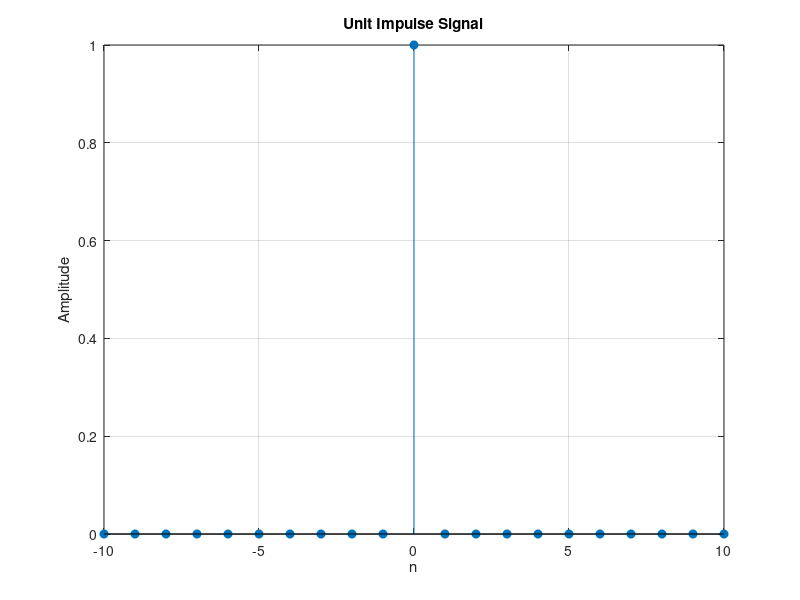
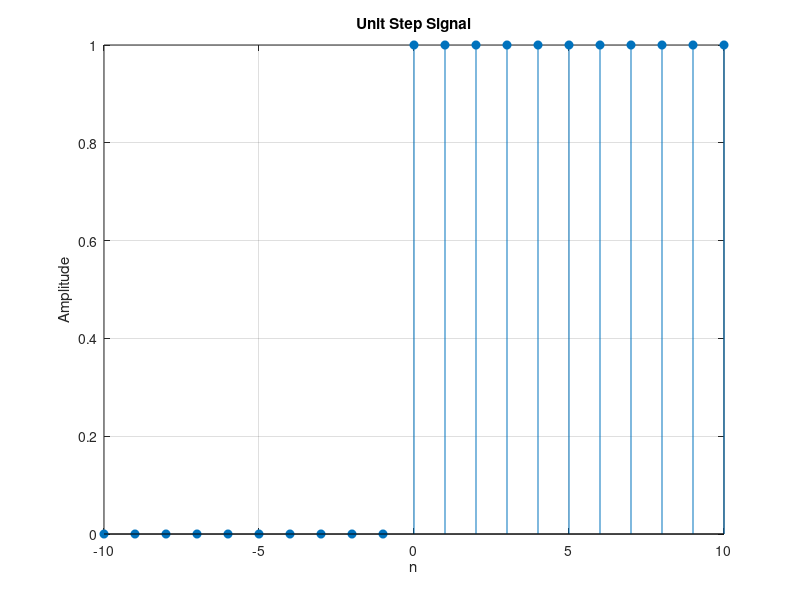
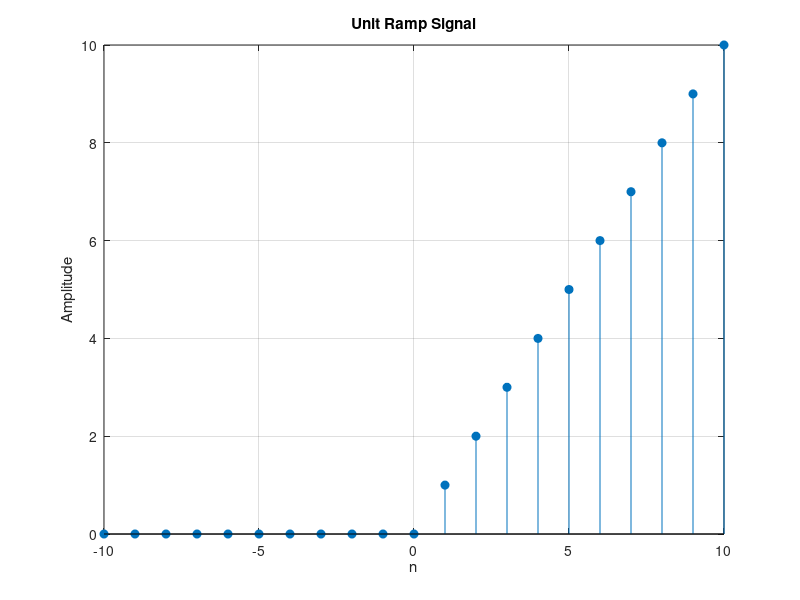
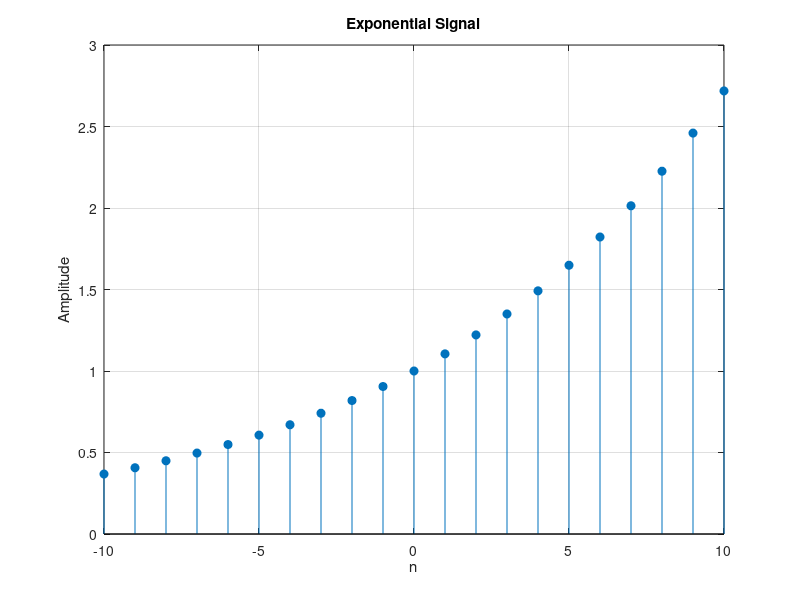

MATLAB code to generate these figures, in order:
% Define the range of n values
n = -10:10;

% Unit Impulse Signal
unit_impulse = (n == 0); % Impulse is 1 at n=0, 0 elsewhere
figure;
stem(n, unit_impulse, 'filled');
title('Unit Impulse Signal');
xlabel('n');
ylabel('Amplitude');
grid on;

% Unit Step Signal
unit_step = (n >= 0); % Step is 1 for n >= 0, 0 elsewhere
figure;
stem(n, unit_step, 'filled');
title('Unit Step Signal');
xlabel('n');
ylabel('Amplitude');
grid on;

% Unit Ramp Signal
unit_ramp = n .* (n >= 0); % Ramp is n for n >= 0, 0 elsewhere
figure;
stem(n, unit_ramp, 'filled');
title('Unit Ramp Signal');
xlabel('n');
ylabel('Amplitude');
grid on;

% Exponential Signal
exponential_signal = exp(0.1 * n); % Exponential function e^(0.1*n)
figure;
stem(n, exponential_signal, 'filled');
title('Exponential Signal');
xlabel('n');
ylabel('Amplitude');
grid on;

% Signum Function
signum_function = sign(n); % Signum function: -1 for n<0, 0 for n=0, 1 for n>0
figure;
stem(n, signum_function, 'filled');
title('Signum Function');
xlabel('n');
ylabel('Amplitude');
grid on;

% Sinc Function
sinc_function = sinc(n); % Sinc function: sinc(x) = sin(pi*x)/(pi*x)
figure;
stem(n, sinc_function, 'filled');
title('Sinc Function');
xlabel('n');
ylabel('Amplitude');
grid on;
% Plot all signals in a single figure for comparison
figure;
hold on;
stem(n, unit_impulse, 'filled', 'DisplayName', 'Unit Impulse');
stem(n, unit_step, 'filled', 'DisplayName', 'Unit Step');
stem(n, unit_ramp, 'filled', 'DisplayName', 'Unit Ramp');
stem(n, exponential_signal, 'filled', 'DisplayName', 'Exponential');
stem(n, signum_function, 'filled', 'DisplayName', 'Signum');
stem(n, sinc_function, 'filled', 'DisplayName', 'Sinc');
hold off;
title('Comparison of Signals');
xlabel('n');
ylabel('Amplitude');
legend show;
grid on;






